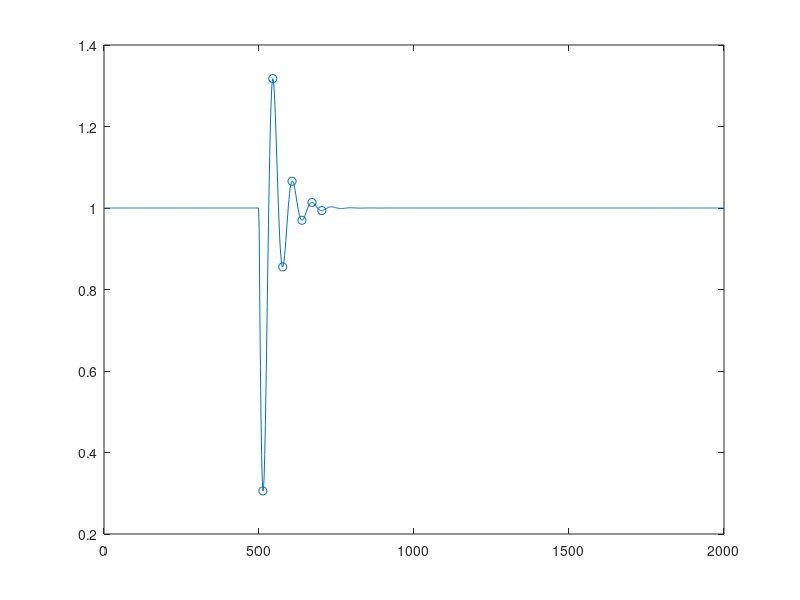

Recreate this plot in MATLAB.
% Generate sample signal
N = 1000;
t = linspace(0, 2000, N);
x = ones(size(t));
xs = 10 * ones(size(t));
for i = 1:N
    if t(i) < 500
        continue
    end
    dt = t(i) - 500;
    x(i) = x(i) - sin(dt / 10) * exp(-dt / 40);
    xs(i) = 1 + xs(i) + sin(dt / 10) * exp(-dt / 40);
end
plot(t, x)

% Find 10% mark
setpt = N;
ss_val = x(N);
os = max(x) - ss_val;
for i = N:-1:1
    delta = abs(x(i) - ss_val);
    if delta > 0.01 * os
        setpt = i;
        break;
    end
end

% Count number of peaks and troughs
tstart = 500;
tset = t(setpt);
statpts = [];
for i = 2:(N-1)
    if t(i-1) < tstart || t(i+1) > tset
        continue
    end
    err = (x(i) - x(i-1)) * (x(i) - x(i+1));
    if err >= 0
        statpts = [statpts, i];
    end 
end
hold on;
scatter(t(statpts), x(statpts));
hold off;
diff(t(statpts))
avgt = mean(diff(t(statpts)))
avgf = 1 / (2*avgt)